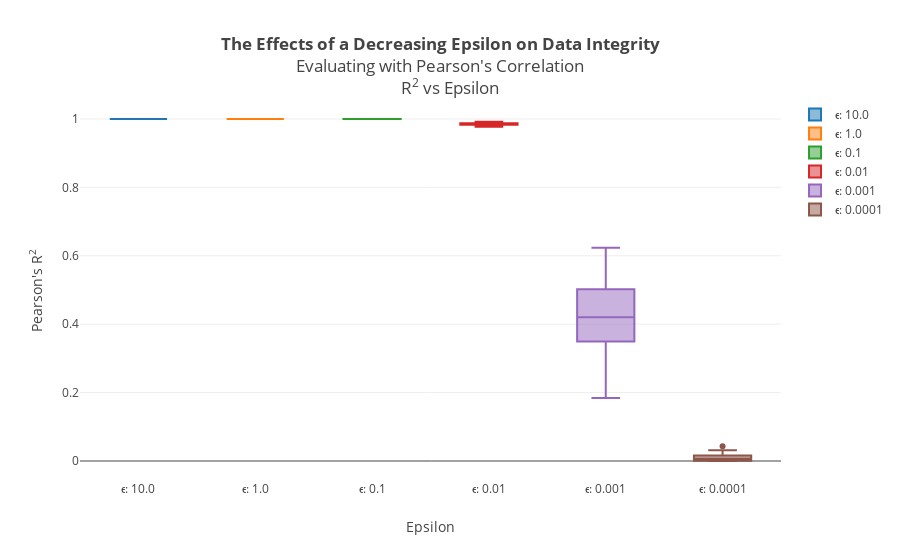

Notebook code for this chart:
### Markdown cell above
According to this evaluation, we have more leeway to increase our privacy. The correlation p-value does not drop below the significance levels until we use Epsilon 0.0001.

So our evaluation is not entirely dependent on our method of evaluation, but we can statistically justify a lower epsilon value if we use Pearson's Correlation to test data integrity.

### Code cell
layout = go.Layout(
    title = """
    <b>The Effects of a Decreasing Epsilon on Data Integrity</b>
    <br>Evaluating with Pearson's Correlation
    <br>R<sup>2</sup> vs Epsilon""",
    yaxis = dict(
        #type='log',
        #range = [-1, .3],
        title="Pearson's R<sup>2</sup>"
    ),
    xaxis = dict(
        title="Epsilon"
    )
)

fig = go.Figure(data=PearsonsR_data, layout=layout)
iplot(fig, filename = "Epsilon P value comparison")

### Figure 1 — Plotly figure (JSON) as saved in the notebook; plotly's stock layout.template omitted (floating-point values rounded to 4 significant figures)
{"data": [{"boxpoints": "outliers", "name": "ϵ: 10.0", "type": "box", "y": [1.0, 1.0, 1, 1.0, 1, 1.0, 1.0, 1, 1.0, 1.0, 1, 1.0, 1, 1.0, 1, 1, 1.0, 1, 1, 1, 1, 1.0, 1, 1.0, 1.0, 1.0, 1, 1.0, 1, 1.0]}, {"boxpoints": "outliers", "name": "ϵ: 1.0", "type": "box", "y": [1.0, 1.0, 1.0, 1.0, 1.0, 1.0, 1.0, 1.0, 1.0, 1.0, 1.0, 1.0, 1.0, 1.0, 1.0, 1.0, 1.0, 1.0, 1.0, 1.0, 1.0, 1.0, 1.0, 1.0, 1.0, 1.0, 1.0, 1.0, 1.0, 1.0]}, {"boxpoints": "outliers", "name": "ϵ: 0.1", "type": "box", "y": [0.9999, 0.9997, 0.9998, 0.9998, 0.9999, 0.9998, 0.9998, 0.9998, 0.9998, 0.9999, 0.9999, 0.9998, 0.9999, 0.9998, 0.9998, 0.9998, 0.9998, 0.9998, 0.9998, 0.9998, 0.9998, 0.9998, 0.9998, 0.9999, 0.9998, 0.9999, 0.9998, 0.9998, 0.9999, 0.9998]}, {"boxpoints": "outliers", "name": "ϵ: 0.01", "type": "box", "y": [0.9825, 0.9814, 0.9828, 0.9894, 0.9846, 0.9828, 0.9887, 0.9853, 0.9861, 0.992, 0.9904, 0.9773, 0.9851, 0.9866, 0.983, 0.9853, 0.9879, 0.9846, 0.9874, 0.9852, 0.9772, 0.9786, 0.9873, 0.9852, 0.9898, 0.9842, 0.9855, 0.9854, 0.99, 0.9881]}, {"boxpoints": "outliers", "name": "ϵ: 0.001", "type": "box", "y": [0.6129, 0.6234, 0.6061, 0.4876, 0.4866, 0.5025, 0.4155, 0.2691, 0.5382, 0.3682, 0.2965, 0.3106, 0.3134, 0.3492, 0.4207, 0.4112, 0.1846, 0.3623, 0.5038, 0.4998, 0.3637, 0.5496, 0.2204, 0.4206, 0.3262, 0.4328, 0.4382, 0.3783, 0.524, 0.4837]}, {"boxpoints": "outliers", "name": "ϵ: 0.0001", "type": "box", "y": [0.002051, 0.0007805, 0.0007192, 0.0158, 0.009866, 0.01119, 0.02261, 5.265e-06, 0.01896, 0.012, 0.01025, 0.04339, 0.0002851, 0.0314, 0.002465, 6.319e-05, 0.014, 0.01819, 0.001804, 0.008797, 0.003761, 0.001618, 3.567e-05, 0.001958, 0.0165, 0.0007029, 0.0214, 0.002884, 0.0004057, 0.01243]}], "layout": {"title": "\n    <b>The Effects of a Decreasing Epsilon on Data Integrity</b>\n    <br>Evaluating with Pearson's Correlation\n    <br>R<sup>2</sup> vs Epsilon", "xaxis": {"title": "Epsilon"}, "yaxis": {"title": "Pearson's R<sup>2</sup>"}}}
